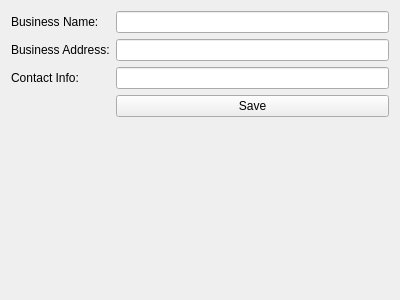
<?xml version="1.0" encoding="UTF-8"?>
<ui version="4.0">
 <class>BusinessInfo</class>
 <widget class="QWidget" name="BusinessInfo">
  <property name="geometry">
   <rect>
    <width>400</width>
    <height>300</height>
   </rect>
  </property>
  <property name="windowTitle">
   <string>Business Information</string>
  </property>
  <layout class="QFormLayout">
   <item row="0" column="0">
    <widget class="QLabel" name="labelBusinessName">
     <property name="text">
      <string>Business Name:</string>
     </property>
    </widget>
   </item>
   <item row="0" column="1">
    <widget class="QLineEdit" name="lineEditBusinessName"/>
   </item>
   <item row="1" column="0">
    <widget class="QLabel" name="labelBusinessAddress">
     <property name="text">
      <string>Business Address:</string>
     </property>
    </widget>
   </item>
   <item row="1" column="1">
    <widget class="QLineEdit" name="lineEditBusinessAddress"/>
   </item>
   <item row="2" column="0">
    <widget class="QLabel" name="labelBusinessContact">
     <property name="text">
      <string>Contact Info:</string>
     </property>
    </widget>
   </item>
   <item row="2" column="1">
    <widget class="QLineEdit" name="lineEditBusinessContact"/>
   </item>
   <item row="3" column="1">
    <widget class="QPushButton" name="saveButton">
     <property name="text">
      <string>Save</string>
     </property>
    </widget>
   </item>
  </layout>
 </widget>
</ui>
